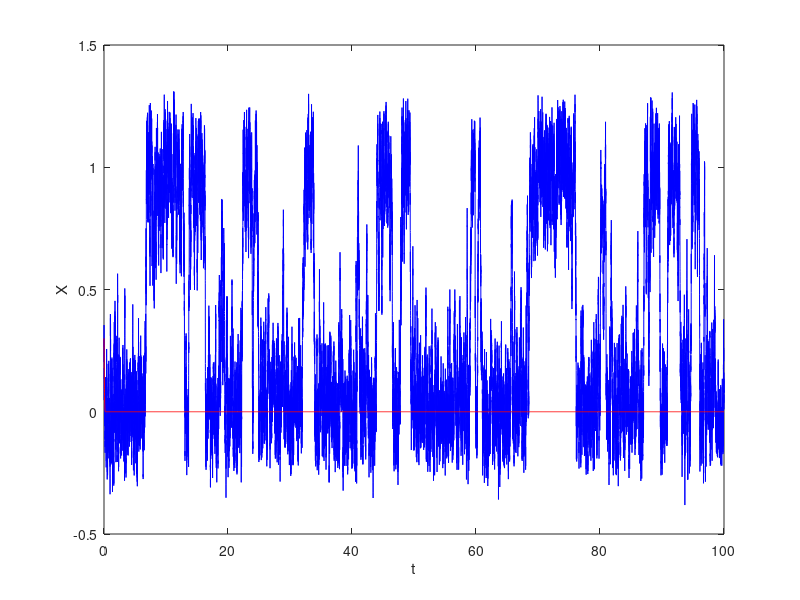

This chart was generated by the following MATLAB code:
%Euler-Maruyama method for linear SDE
%SDE is of form dx = f(x) dt + mu*X dW, X(0) = Xzero
%Currently using 1-D two-well potential U, f(x) = -grad(U)
%Parameters:
	%mu: controls random portion of sde above
	%Xzero: initial condition for SDE, in [0,1], e.g. 0.3
	%T: right endpoint of time domain [0,T], e.g. 100
	%N: number of timesteps, e.g: 2^15
	%R: positive integer, ratio of X timesteps to W timesteps, e.g. 4
	%det: boolean, 1 means compute deterministic DE, 0 means don't

det = 1;

%%%Compute Brownian path
rng(sum(clock));
mu = 1; Xzero = 0.3;
T = 100; N = 2^15; dt = T/N;
dW = sqrt(dt)*randn(1,N);
W = cumsum(dW);

%%%Euler-Maryama parameters for SDE
R = 1; Dt = R*dt; L = N/R;
Xem = zeros(1,L);
Xtemp = Xzero;

%%%Euler parameters for  DE dx/t = f(x)
if det
	X = Xzero;
	Xdet = zeros(1,L);
end

%%%Compute SDE(optional: compute DE alongside)
for j = 1:L
	Winc = sum(dW(R*(j-1)+1:R*j));	%increment brownian motion
	f = -32*Xtemp*(Xtemp-1)*(2*Xtemp-1);
	Xtemp = Xtemp + Dt*f + mu*Winc;
	Xem(j) = Xtemp;

	%%%Compute deterministic DE dx/dt = f(x) 
	if det
		f_det = -32*X*(X-1)*(2*X-1);
		X = X + Dt*f_det;
		Xdet(j) = X;
	end

end


%%%Plotting
plot([0:Dt:T],[Xzero,Xem],'b'), hold on
xlabel('t');
ylabel('X');

if det
	plot([0:Dt:T],[Xzero,Xdet],'r');
end

%emerr = abs(Xem(end) - Xtrue(end))

